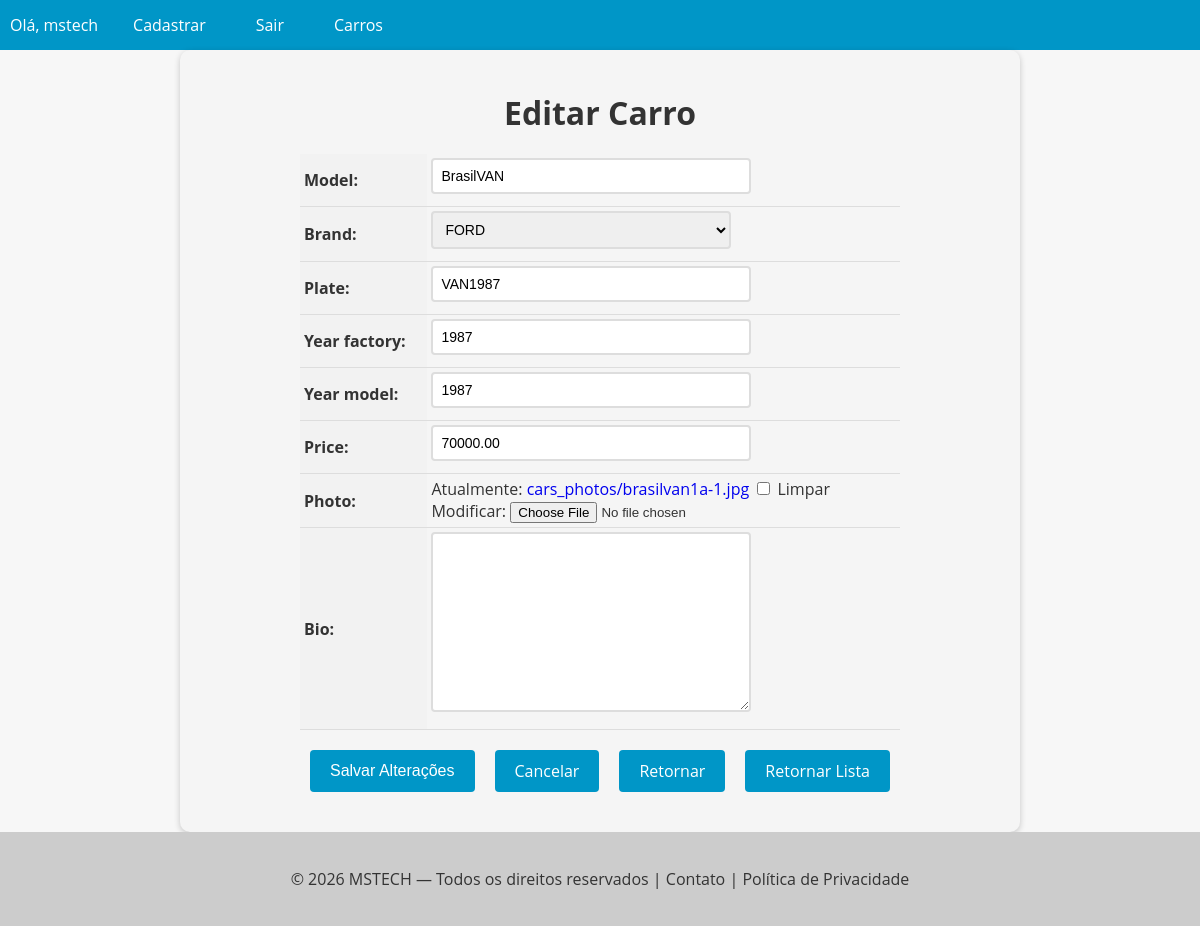
The app's page /car/12/update/ (signed in), older data.
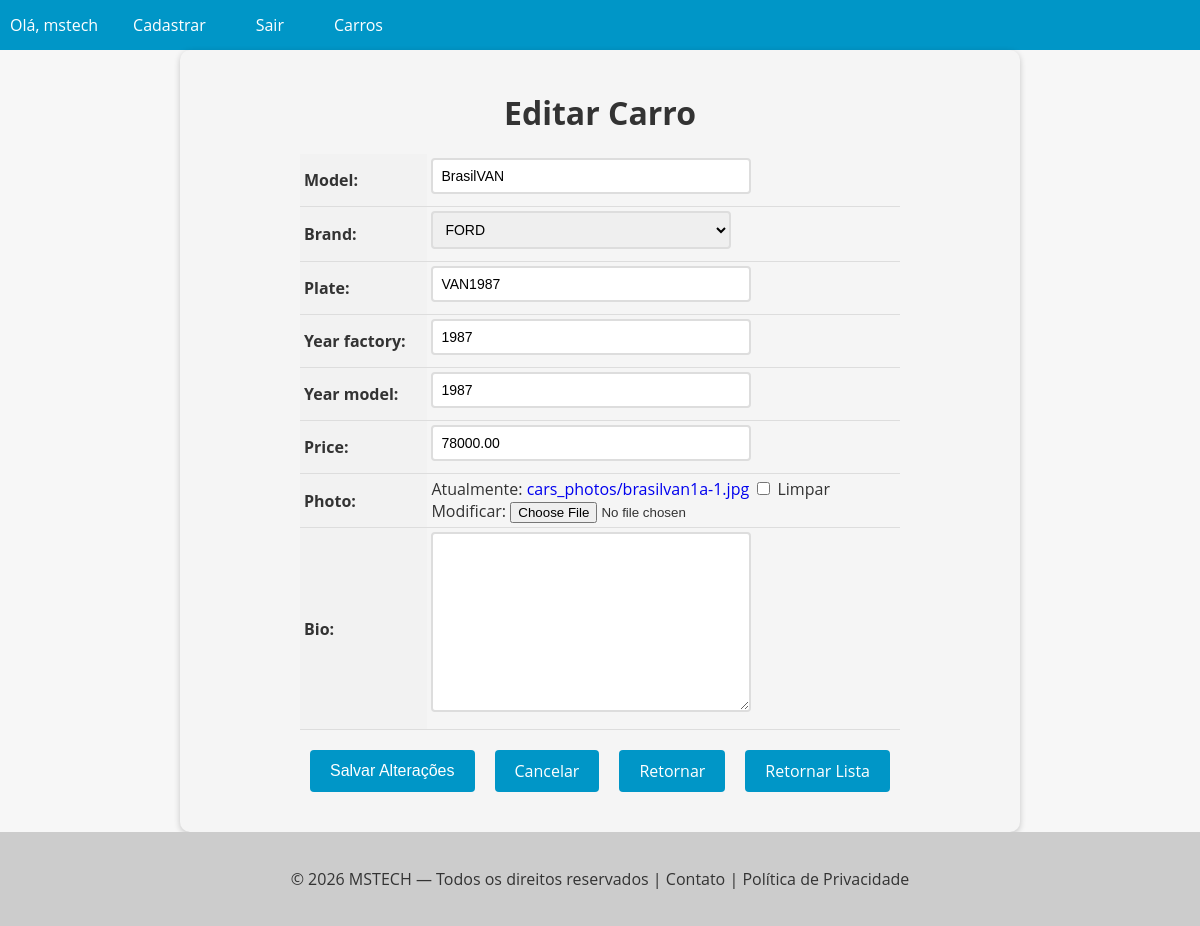
The same page, newer data.
### cars/models.py (models this page shows, shortened)
class Car(models.Model):
    id = models.AutoField(primary_key=True)
    model = models.CharField(max_length=100)
    brand = models.ForeignKey(Brand, on_delete=models.PROTECT, related_name='car_brand')
    plate = models.CharField(max_length=10, blank=True, null=True)
    year_factory = models.IntegerField(blank=True, null=True)
    year_model = models.IntegerField(blank=True, null=True)
    price = models.DecimalField(max_digits=10, decimal_places=2, blank=True, null=True)
    photo = models.ImageField(upload_to='cars_photos/', blank=True, null=True)
    bio = models.TextField(blank=True, null=True)

### cars/views.py (the view, shortened to what this page needs)
# urls.py: path('car/<int:pk>/update/', CarUpdateView.as_view(), name='car_update'),
@method_decorator(login_required(login_url='login'), name='dispatch')
class CarUpdateView(UpdateView):
    model = Car
    form_class = CarModelForm
    template_name = 'car_update.html'

### cars/forms.py (shortened to what this page needs)
class CarModelForm(forms.ModelForm):
    class Meta:
        model = Car
        fields = '__all__'

### cars/models.py (called while the page is built)
    def __str__(self):
        return self.name

### cars/templates/car_update.html (shortened to what this page needs)
{% extends "base.html" %}
{% block content %}
  <form method="post" enctype="multipart/form-data">
    <h1>Editar Carro</h1>
    <table>
      {{ form.as_table }}
    </table>
    <div>
      <div class="buttons-container">
        <input type="submit" value="Salvar Alterações" class="btn btn-primary">
        <a href="{% url 'car_detail' pk=object.pk %}" class="btn btn-secondary">Cancelar</a>
        <a href="{% url 'car_detail' pk=object.pk %}" class="btn btn-secondary">Retornar</a>
        <a href="{% url 'cars_list' %}" class="btn btn-secondary">Retornar Lista</a>
      </div>
    </div>
  </form>
{% endblock %}

Row changes from the older to the newer data that the page shows:
changed Car "BrasilVAN": price "70000.00" → "78000.00"
